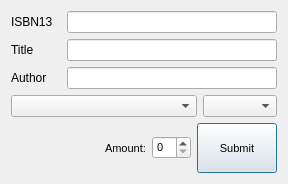
<?xml version="1.0" encoding="UTF-8"?>
<ui version="4.0">
 <class>AddBookRecordDialog</class>
 <widget class="QDialog" name="AddBookRecordDialog">
  <property name="geometry">
   <rect>
    <x>0</x>
    <y>0</y>
    <width>288</width>
    <height>184</height>
   </rect>
  </property>
  <property name="sizePolicy">
   <sizepolicy hsizetype="Minimum" vsizetype="Minimum">
    <horstretch>0</horstretch>
    <verstretch>0</verstretch>
   </sizepolicy>
  </property>
  <property name="windowTitle">
   <string>Dialog</string>
  </property>
  <property name="windowIcon">
   <iconset>
    <normaloff>:/remix_icons/resources/icons/file-add-line.svg</normaloff>:/remix_icons/resources/icons/file-add-line.svg</iconset>
  </property>
  <layout class="QGridLayout" name="gridLayout">
   <item row="0" column="0">
    <layout class="QVBoxLayout" name="verticalLayout">
     <item>
      <layout class="QHBoxLayout" name="horizontalLayout_2">
       <item>
        <widget class="QLabel" name="label_4">
         <property name="sizePolicy">
          <sizepolicy hsizetype="Fixed" vsizetype="Preferred">
           <horstretch>0</horstretch>
           <verstretch>0</verstretch>
          </sizepolicy>
         </property>
         <property name="minimumSize">
          <size>
           <width>50</width>
           <height>0</height>
          </size>
         </property>
         <property name="maximumSize">
          <size>
           <width>50</width>
           <height>16777215</height>
          </size>
         </property>
         <property name="text">
          <string>ISBN13</string>
         </property>
        </widget>
       </item>
       <item>
        <widget class="QLineEdit" name="lineEdit_isbn13"/>
       </item>
      </layout>
     </item>
     <item>
      <layout class="QHBoxLayout" name="horizontalLayout_3">
       <item>
        <widget class="QLabel" name="label_3">
         <property name="sizePolicy">
          <sizepolicy hsizetype="Fixed" vsizetype="Preferred">
           <horstretch>0</horstretch>
           <verstretch>0</verstretch>
          </sizepolicy>
         </property>
         <property name="minimumSize">
          <size>
           <width>50</width>
           <height>0</height>
          </size>
         </property>
         <property name="maximumSize">
          <size>
           <width>50</width>
           <height>16777215</height>
          </size>
         </property>
         <property name="text">
          <string>Title</string>
         </property>
        </widget>
       </item>
       <item>
        <widget class="QLineEdit" name="lineEdit_title"/>
       </item>
      </layout>
     </item>
     <item>
      <layout class="QHBoxLayout" name="horizontalLayout_4">
       <item>
        <widget class="QLabel" name="label_2">
         <property name="sizePolicy">
          <sizepolicy hsizetype="Fixed" vsizetype="Preferred">
           <horstretch>0</horstretch>
           <verstretch>0</verstretch>
          </sizepolicy>
         </property>
         <property name="minimumSize">
          <size>
           <width>50</width>
           <height>0</height>
          </size>
         </property>
         <property name="maximumSize">
          <size>
           <width>50</width>
           <height>16777215</height>
          </size>
         </property>
         <property name="text">
          <string>Author</string>
         </property>
        </widget>
       </item>
       <item>
        <widget class="QLineEdit" name="lineEdit_author"/>
       </item>
      </layout>
     </item>
     <item>
      <layout class="QHBoxLayout" name="horizontalLayout_5">
       <item>
        <widget class="QComboBox" name="comboBox_category">
         <property name="sizePolicy">
          <sizepolicy hsizetype="Preferred" vsizetype="Fixed">
           <horstretch>5</horstretch>
           <verstretch>0</verstretch>
          </sizepolicy>
         </property>
        </widget>
       </item>
       <item>
        <widget class="QComboBox" name="comboBox_status">
         <property name="sizePolicy">
          <sizepolicy hsizetype="Preferred" vsizetype="Fixed">
           <horstretch>2</horstretch>
           <verstretch>0</verstretch>
          </sizepolicy>
         </property>
        </widget>
       </item>
      </layout>
     </item>
     <item>
      <layout class="QHBoxLayout" name="horizontalLayout_6" stretch="5,2">
       <item>
        <layout class="QHBoxLayout" name="horizontalLayout" stretch="0,1,5">
         <item>
          <spacer name="horizontalSpacer">
           <property name="orientation">
            <enum>Qt::Horizontal</enum>
           </property>
           <property name="sizeHint" stdset="0">
            <size>
             <width>70</width>
             <height>20</height>
            </size>
           </property>
          </spacer>
         </item>
         <item>
          <widget class="QLabel" name="label">
           <property name="sizePolicy">
            <sizepolicy hsizetype="Fixed" vsizetype="Preferred">
             <horstretch>0</horstretch>
             <verstretch>0</verstretch>
            </sizepolicy>
           </property>
           <property name="font">
            <font>
             <pointsize>8</pointsize>
            </font>
           </property>
           <property name="text">
            <string>Amount:</string>
           </property>
          </widget>
         </item>
         <item>
          <widget class="QSpinBox" name="spinBox_amount">
           <property name="sizePolicy">
            <sizepolicy hsizetype="Fixed" vsizetype="Fixed">
             <horstretch>0</horstretch>
             <verstretch>0</verstretch>
            </sizepolicy>
           </property>
           <property name="minimumSize">
            <size>
             <width>0</width>
             <height>0</height>
            </size>
           </property>
           <property name="font">
            <font>
             <pointsize>8</pointsize>
            </font>
           </property>
          </widget>
         </item>
        </layout>
       </item>
       <item>
        <widget class="QPushButton" name="pushButton_submit">
         <property name="sizePolicy">
          <sizepolicy hsizetype="Minimum" vsizetype="Fixed">
           <horstretch>0</horstretch>
           <verstretch>0</verstretch>
          </sizepolicy>
         </property>
         <property name="minimumSize">
          <size>
           <width>0</width>
           <height>50</height>
          </size>
         </property>
         <property name="font">
          <font>
           <pointsize>8</pointsize>
          </font>
         </property>
         <property name="text">
          <string>Submit</string>
         </property>
         <property name="icon">
          <iconset resource="resources.qrc">
           <normaloff>:/remix_icons/resources/icons/send-plane-2-line.svg</normaloff>:/remix_icons/resources/icons/send-plane-2-line.svg</iconset>
         </property>
        </widget>
       </item>
      </layout>
     </item>
    </layout>
   </item>
  </layout>
 </widget>
 <resources>
  <include location="resources.qrc"/>
 </resources>
 <connections/>
</ui>
